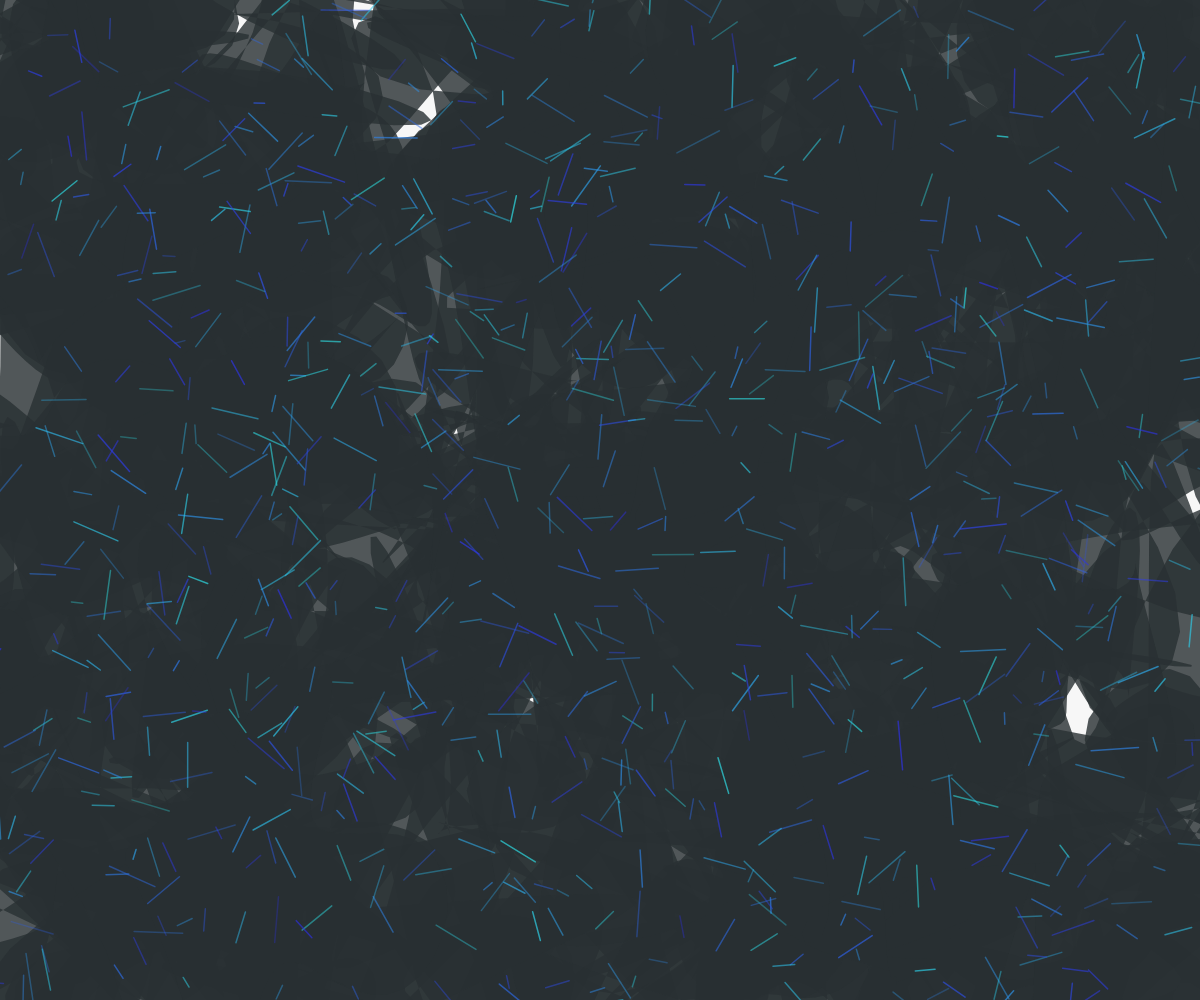
Frame 1 (no input)
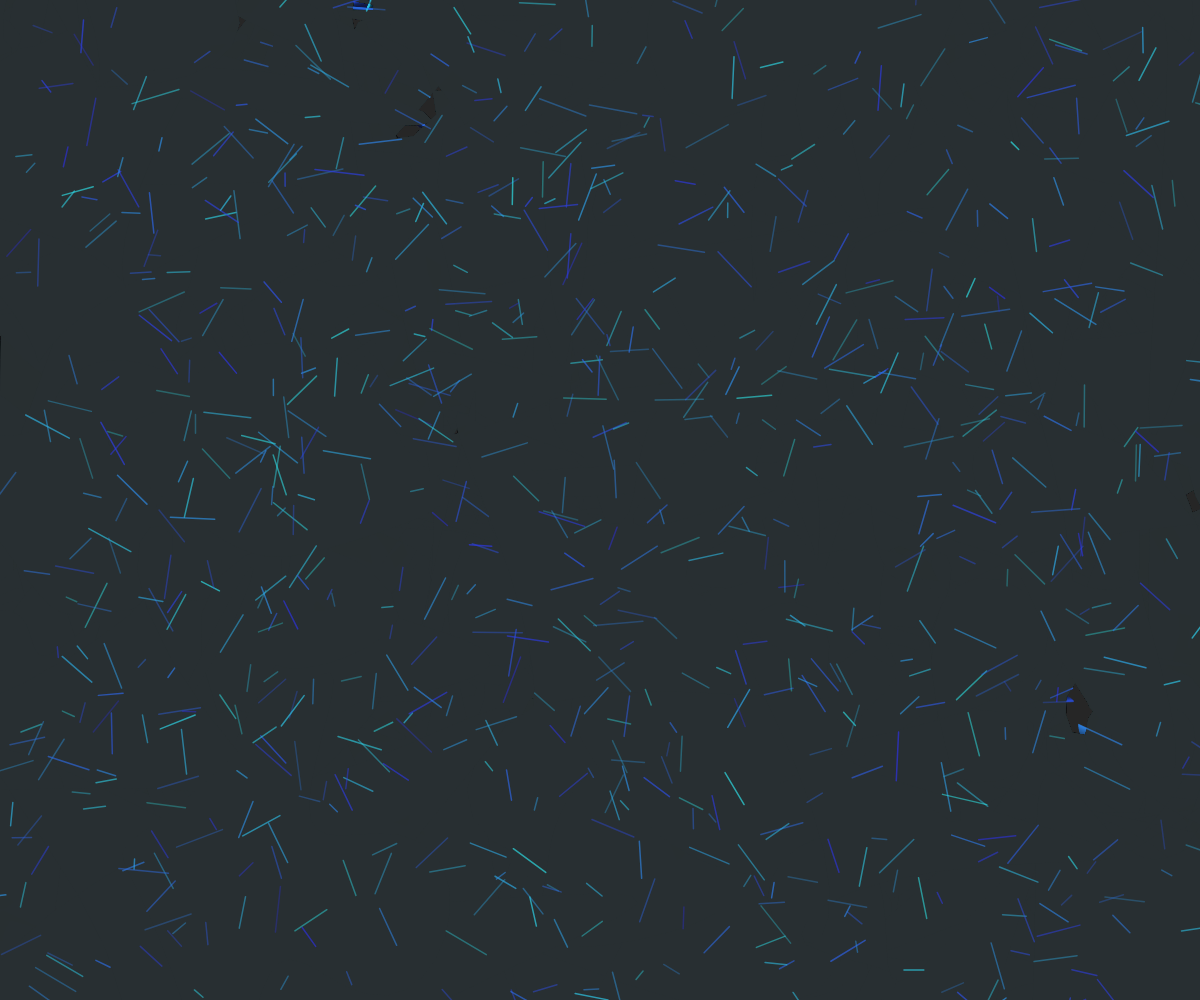
Frame 60 (no input)
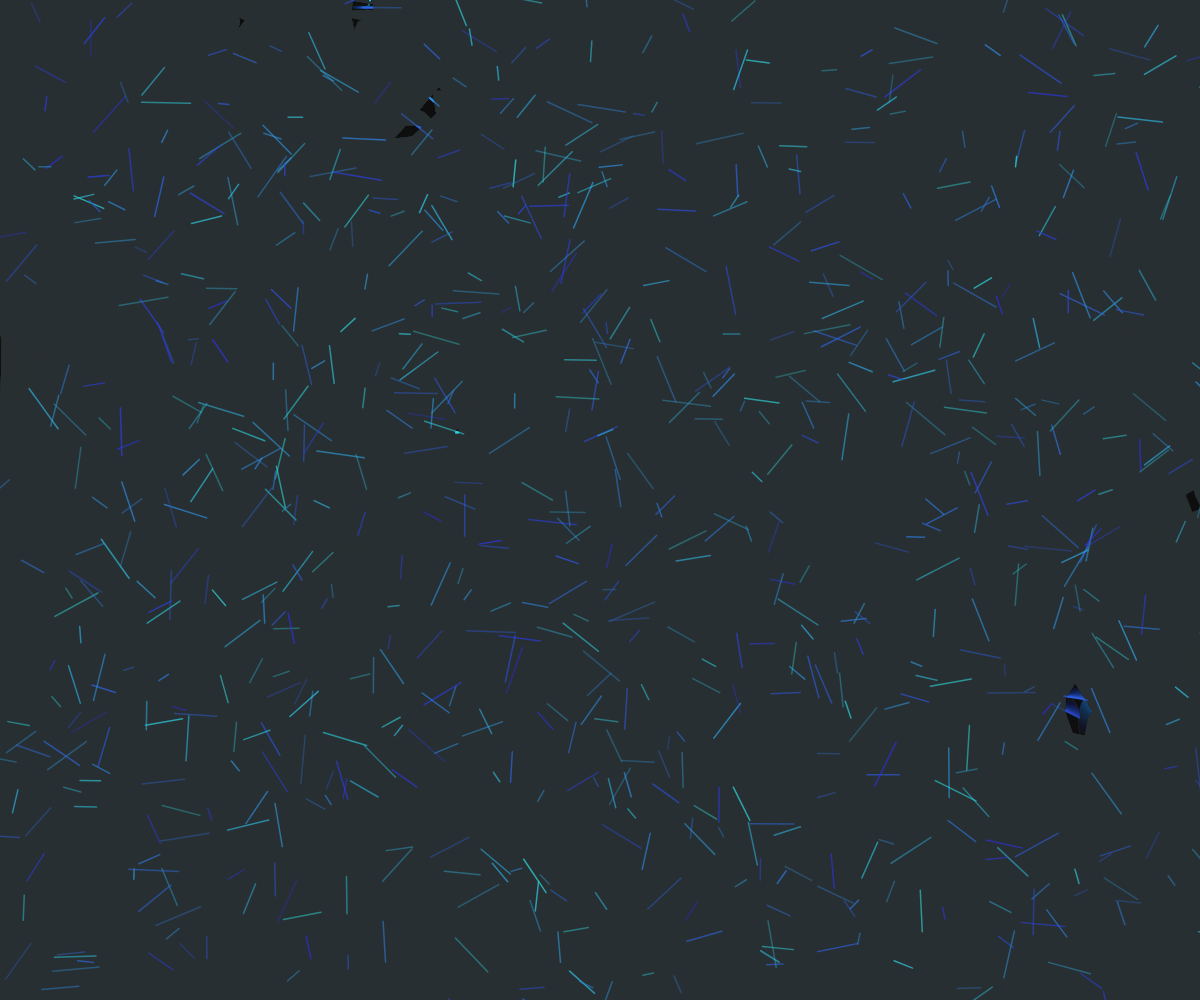
Frame 120 (the mouse pressed at the canvas centre since frame 60)

The p5.js sketch that drew these frames (run headless with seeded random() and noise() and a simulated clock; from frame 60 on, the mouse is pressed at the canvas centre):

// p5.js sketch
// ── sketch.js
let roots = [];
let schematics = [];
let time = 0;
let pendulumAngle = 0;
let pendulumSpeed = 0.01;

function setup() {
  createCanvas(windowWidth, windowHeight);
  colorMode(HSB, 360, 100, 100, 1);
  
  // Create petrified mangrove roots
  for (let i = 0; i < 200; i++) {
    roots.push({
      x: random(width),
      y: random(height),
      size: random(50, 200),
      angle: random(TWO_PI),
      sway: random(100, 300)
    });
  }
  
  // Create self-organized vector schematics
  for (let i = 0; i < 800; i++) {
    schematics.push({
      x: random(width),
      y: random(height),
      length: random(10, 50),
      angle: random(TWO_PI),
      speed: random(0.001, 0.003),
      hue: random(180, 240), // Deep sapphire to cyan range
      alpha: random(0.3, 0.7),
      frequency: random(0.01, 0.02)
    });
  }
}

function draw() {
  background(220, 30, 10, 0.03); // Deep blue background
  
  time += 0.02;
  pendulumAngle += pendulumSpeed;
  
  // Draw petrified roots
  for (let i = 0; i < roots.length; i++) {
    let root = roots[i];
    
    push();
    translate(root.x, root.y);
    rotate(root.angle);
    
    // Create organic root shape with subtle sway
    let swayOffset = sin(time * 0.01 + i) * root.sway;
    noStroke();
    fill(200, 20, 20, 0.8);
    
    beginShape();
    for (let a = 0; a < TWO_PI; a += 0.1) {
      let x = cos(a) * (root.size + swayOffset * sin(a * 3));
      let y = sin(a) * (root.size * 0.5 + swayOffset * cos(a * 2));
      vertex(x, y);
    }
    endShape(CLOSE);
    
    pop();
  }
  
  // Draw and update schematics with pendulum influence
  for (let i = 0; i < schematics.length; i++) {
    let schematic = schematics[i];
    
    // Apply pendulum force to the schematic's movement
    let pendulumForce = sin(pendulumAngle) * 0.5;
    schematic.angle += pendulumForce * 0.02;
    
    // Animate position and angle using noise with pendulum influence
    schematic.x += cos(schematic.angle) * schematic.speed * 100;
    schematic.y += sin(schematic.angle) * schematic.speed * 100;
    schematic.angle += (noise(schematic.x * 0.002, schematic.y * 0.002, time * schematic.frequency) - 0.5) * 0.05;
    
    // Reset schematic if out of bounds
    if (schematic.x < -100 || schematic.x > width + 100 ||
        schematic.y < -100 || schematic.y > height + 100) {
      schematic.x = random(width);
      schematic.y = random(height);
      schematic.angle = random(TWO_PI);
    }
    
    // Draw the schematic line
    stroke(schematic.hue, 80, 90, schematic.alpha);
    strokeWeight(1.5);
    line(
      schematic.x,
      schematic.y,
      schematic.x + cos(schematic.angle) * schematic.length,
      schematic.y + sin(schematic.angle) * schematic.length
    );
  }
}

function windowResized() {
  resizeCanvas(windowWidth, windowHeight);
}
